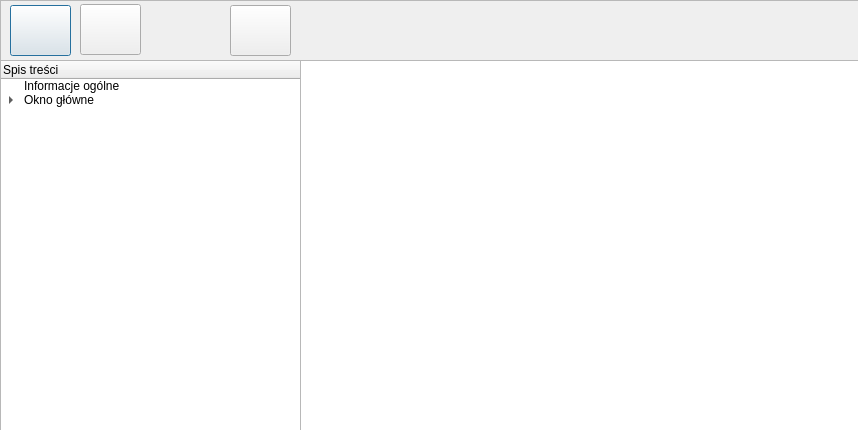
<?xml version="1.0" encoding="UTF-8"?>
<ui version="4.0">
 <class>TechnicalSupport</class>
 <widget class="QDialog" name="TechnicalSupport">
  <property name="geometry">
   <rect>
    <x>0</x>
    <y>0</y>
    <width>858</width>
    <height>430</height>
   </rect>
  </property>
  <property name="minimumSize">
   <size>
    <width>858</width>
    <height>430</height>
   </size>
  </property>
  <property name="maximumSize">
   <size>
    <width>858</width>
    <height>430</height>
   </size>
  </property>
  <property name="windowTitle">
   <string>Dialog</string>
  </property>
  <widget class="QTreeWidget" name="treeWidget">
   <property name="geometry">
    <rect>
     <x>0</x>
     <y>60</y>
     <width>301</width>
     <height>371</height>
    </rect>
   </property>
   <property name="minimumSize">
    <size>
     <width>301</width>
     <height>371</height>
    </size>
   </property>
   <property name="maximumSize">
    <size>
     <width>301</width>
     <height>371</height>
    </size>
   </property>
   <property name="editTriggers">
    <set>QAbstractItemView::SelectedClicked</set>
   </property>
   <column>
    <property name="text">
     <string>Spis treści</string>
    </property>
   </column>
   <item>
    <property name="text">
     <string>Informacje ogólne</string>
    </property>
   </item>
   <item>
    <property name="text">
     <string>Okno główne</string>
    </property>
    <item>
     <property name="text">
      <string>Menu</string>
     </property>
     <item>
      <property name="text">
       <string>Plik</string>
      </property>
     </item>
     <item>
      <property name="text">
       <string>Pomoc</string>
      </property>
     </item>
    </item>
    <item>
     <property name="text">
      <string>Ustawianie przedziału czasowego</string>
     </property>
    </item>
    <item>
     <property name="text">
      <string>Wybór raportu</string>
     </property>
    </item>
    <item>
     <property name="text">
      <string>Tabela raportu</string>
     </property>
    </item>
    <item>
     <property name="text">
      <string>Komunikaty aplikacji</string>
     </property>
    </item>
   </item>
  </widget>
  <widget class="QStackedWidget" name="stackedWidget">
   <property name="geometry">
    <rect>
     <x>300</x>
     <y>60</y>
     <width>561</width>
     <height>381</height>
    </rect>
   </property>
   <widget class="QWidget" name="generalInformation">
    <widget class="QTextBrowser" name="textGeneralInformation">
     <property name="geometry">
      <rect>
       <x>0</x>
       <y>0</y>
       <width>561</width>
       <height>371</height>
      </rect>
     </property>
     <property name="minimumSize">
      <size>
       <width>561</width>
       <height>371</height>
      </size>
     </property>
     <property name="maximumSize">
      <size>
       <width>561</width>
       <height>371</height>
      </size>
     </property>
     <property name="html">
      <string>&lt;!DOCTYPE HTML PUBLIC &quot;-//W3C//DTD HTML 4.0//EN&quot; &quot;http://www.w3.org/TR/REC-html40/strict.dtd&quot;&gt;
&lt;html&gt;&lt;head&gt;&lt;meta name=&quot;qrichtext&quot; content=&quot;1&quot; /&gt;&lt;style type=&quot;text/css&quot;&gt;
p, li { white-space: pre-wrap; }
&lt;/style&gt;&lt;/head&gt;&lt;body style=&quot; font-family:'MS Shell Dlg 2'; font-size:8.25pt; font-weight:400; font-style:normal;&quot;&gt;
&lt;p align=&quot;justify&quot; style=&quot;-qt-paragraph-type:empty; margin-top:0px; margin-bottom:12px; margin-left:0px; margin-right:0px; -qt-block-indent:0; text-indent:0px;&quot;&gt;&lt;br /&gt;&lt;/p&gt;&lt;/body&gt;&lt;/html&gt;</string>
     </property>
    </widget>
   </widget>
   <widget class="QWidget" name="mainScreen">
    <widget class="QTextBrowser" name="textMainScreen">
     <property name="geometry">
      <rect>
       <x>0</x>
       <y>0</y>
       <width>561</width>
       <height>371</height>
      </rect>
     </property>
     <property name="html">
      <string>&lt;!DOCTYPE HTML PUBLIC &quot;-//W3C//DTD HTML 4.0//EN&quot; &quot;http://www.w3.org/TR/REC-html40/strict.dtd&quot;&gt;
&lt;html&gt;&lt;head&gt;&lt;meta name=&quot;qrichtext&quot; content=&quot;1&quot; /&gt;&lt;style type=&quot;text/css&quot;&gt;
p, li { white-space: pre-wrap; }
&lt;/style&gt;&lt;/head&gt;&lt;body style=&quot; font-family:'MS Shell Dlg 2'; font-size:8.25pt; font-weight:400; font-style:normal;&quot;&gt;
&lt;p style=&quot;-qt-paragraph-type:empty; margin-top:0px; margin-bottom:0px; margin-left:0px; margin-right:0px; -qt-block-indent:0; text-indent:0px;&quot;&gt;&lt;br /&gt;&lt;/p&gt;&lt;/body&gt;&lt;/html&gt;</string>
     </property>
    </widget>
   </widget>
   <widget class="QWidget" name="menu">
    <widget class="QTextBrowser" name="textMenu">
     <property name="geometry">
      <rect>
       <x>0</x>
       <y>0</y>
       <width>561</width>
       <height>371</height>
      </rect>
     </property>
     <property name="html">
      <string>&lt;!DOCTYPE HTML PUBLIC &quot;-//W3C//DTD HTML 4.0//EN&quot; &quot;http://www.w3.org/TR/REC-html40/strict.dtd&quot;&gt;
&lt;html&gt;&lt;head&gt;&lt;meta name=&quot;qrichtext&quot; content=&quot;1&quot; /&gt;&lt;style type=&quot;text/css&quot;&gt;
p, li { white-space: pre-wrap; }
&lt;/style&gt;&lt;/head&gt;&lt;body style=&quot; font-family:'MS Shell Dlg 2'; font-size:8.25pt; font-weight:400; font-style:normal;&quot;&gt;
&lt;p style=&quot;-qt-paragraph-type:empty; margin-top:0px; margin-bottom:0px; margin-left:0px; margin-right:0px; -qt-block-indent:0; text-indent:0px; font-size:8pt;&quot;&gt;&lt;br /&gt;&lt;/p&gt;&lt;/body&gt;&lt;/html&gt;</string>
     </property>
    </widget>
   </widget>
   <widget class="QWidget" name="file">
    <widget class="QTextBrowser" name="textFile">
     <property name="geometry">
      <rect>
       <x>0</x>
       <y>0</y>
       <width>561</width>
       <height>371</height>
      </rect>
     </property>
     <property name="html">
      <string>&lt;!DOCTYPE HTML PUBLIC &quot;-//W3C//DTD HTML 4.0//EN&quot; &quot;http://www.w3.org/TR/REC-html40/strict.dtd&quot;&gt;
&lt;html&gt;&lt;head&gt;&lt;meta name=&quot;qrichtext&quot; content=&quot;1&quot; /&gt;&lt;style type=&quot;text/css&quot;&gt;
p, li { white-space: pre-wrap; }
&lt;/style&gt;&lt;/head&gt;&lt;body style=&quot; font-family:'MS Shell Dlg 2'; font-size:8.25pt; font-weight:400; font-style:normal;&quot;&gt;
&lt;p style=&quot;-qt-paragraph-type:empty; margin-top:0px; margin-bottom:0px; margin-left:0px; margin-right:0px; -qt-block-indent:0; text-indent:0px; font-size:8pt;&quot;&gt;&lt;br /&gt;&lt;/p&gt;&lt;/body&gt;&lt;/html&gt;</string>
     </property>
    </widget>
   </widget>
   <widget class="QWidget" name="help">
    <widget class="QTextBrowser" name="textHelp">
     <property name="geometry">
      <rect>
       <x>0</x>
       <y>0</y>
       <width>561</width>
       <height>371</height>
      </rect>
     </property>
     <property name="html">
      <string>&lt;!DOCTYPE HTML PUBLIC &quot;-//W3C//DTD HTML 4.0//EN&quot; &quot;http://www.w3.org/TR/REC-html40/strict.dtd&quot;&gt;
&lt;html&gt;&lt;head&gt;&lt;meta name=&quot;qrichtext&quot; content=&quot;1&quot; /&gt;&lt;style type=&quot;text/css&quot;&gt;
p, li { white-space: pre-wrap; }
&lt;/style&gt;&lt;/head&gt;&lt;body style=&quot; font-family:'MS Shell Dlg 2'; font-size:8.25pt; font-weight:400; font-style:normal;&quot;&gt;
&lt;p style=&quot;-qt-paragraph-type:empty; margin-top:0px; margin-bottom:0px; margin-left:0px; margin-right:0px; -qt-block-indent:0; text-indent:0px; font-size:8pt;&quot;&gt;&lt;br /&gt;&lt;/p&gt;&lt;/body&gt;&lt;/html&gt;</string>
     </property>
    </widget>
   </widget>
   <widget class="QWidget" name="setDate">
    <widget class="QTextBrowser" name="textSetDate">
     <property name="geometry">
      <rect>
       <x>0</x>
       <y>0</y>
       <width>561</width>
       <height>371</height>
      </rect>
     </property>
     <property name="html">
      <string>&lt;!DOCTYPE HTML PUBLIC &quot;-//W3C//DTD HTML 4.0//EN&quot; &quot;http://www.w3.org/TR/REC-html40/strict.dtd&quot;&gt;
&lt;html&gt;&lt;head&gt;&lt;meta name=&quot;qrichtext&quot; content=&quot;1&quot; /&gt;&lt;style type=&quot;text/css&quot;&gt;
p, li { white-space: pre-wrap; }
&lt;/style&gt;&lt;/head&gt;&lt;body style=&quot; font-family:'MS Shell Dlg 2'; font-size:8.25pt; font-weight:400; font-style:normal;&quot;&gt;
&lt;p style=&quot;-qt-paragraph-type:empty; margin-top:0px; margin-bottom:0px; margin-left:0px; margin-right:0px; -qt-block-indent:0; text-indent:0px;&quot;&gt;&lt;br /&gt;&lt;/p&gt;&lt;/body&gt;&lt;/html&gt;</string>
     </property>
    </widget>
   </widget>
   <widget class="QWidget" name="reports">
    <widget class="QTextBrowser" name="textReports">
     <property name="geometry">
      <rect>
       <x>0</x>
       <y>0</y>
       <width>561</width>
       <height>371</height>
      </rect>
     </property>
     <property name="html">
      <string>&lt;!DOCTYPE HTML PUBLIC &quot;-//W3C//DTD HTML 4.0//EN&quot; &quot;http://www.w3.org/TR/REC-html40/strict.dtd&quot;&gt;
&lt;html&gt;&lt;head&gt;&lt;meta name=&quot;qrichtext&quot; content=&quot;1&quot; /&gt;&lt;style type=&quot;text/css&quot;&gt;
p, li { white-space: pre-wrap; }
&lt;/style&gt;&lt;/head&gt;&lt;body style=&quot; font-family:'MS Shell Dlg 2'; font-size:8.25pt; font-weight:400; font-style:normal;&quot;&gt;
&lt;p style=&quot;-qt-paragraph-type:empty; margin-top:0px; margin-bottom:0px; margin-left:0px; margin-right:0px; -qt-block-indent:0; text-indent:0px;&quot;&gt;&lt;br /&gt;&lt;/p&gt;&lt;/body&gt;&lt;/html&gt;</string>
     </property>
    </widget>
   </widget>
   <widget class="QWidget" name="reportTable">
    <widget class="QTextBrowser" name="textReportTable">
     <property name="geometry">
      <rect>
       <x>0</x>
       <y>0</y>
       <width>561</width>
       <height>371</height>
      </rect>
     </property>
     <property name="html">
      <string>&lt;!DOCTYPE HTML PUBLIC &quot;-//W3C//DTD HTML 4.0//EN&quot; &quot;http://www.w3.org/TR/REC-html40/strict.dtd&quot;&gt;
&lt;html&gt;&lt;head&gt;&lt;meta name=&quot;qrichtext&quot; content=&quot;1&quot; /&gt;&lt;style type=&quot;text/css&quot;&gt;
p, li { white-space: pre-wrap; }
&lt;/style&gt;&lt;/head&gt;&lt;body style=&quot; font-family:'MS Shell Dlg 2'; font-size:8.25pt; font-weight:400; font-style:normal;&quot;&gt;
&lt;p style=&quot;-qt-paragraph-type:empty; margin-top:0px; margin-bottom:0px; margin-left:0px; margin-right:0px; -qt-block-indent:0; text-indent:0px; font-size:8pt;&quot;&gt;&lt;br /&gt;&lt;/p&gt;&lt;/body&gt;&lt;/html&gt;</string>
     </property>
    </widget>
   </widget>
   <widget class="QWidget" name="messages">
    <widget class="QTextBrowser" name="textMessages">
     <property name="geometry">
      <rect>
       <x>0</x>
       <y>0</y>
       <width>561</width>
       <height>371</height>
      </rect>
     </property>
     <property name="html">
      <string>&lt;!DOCTYPE HTML PUBLIC &quot;-//W3C//DTD HTML 4.0//EN&quot; &quot;http://www.w3.org/TR/REC-html40/strict.dtd&quot;&gt;
&lt;html&gt;&lt;head&gt;&lt;meta name=&quot;qrichtext&quot; content=&quot;1&quot; /&gt;&lt;style type=&quot;text/css&quot;&gt;
p, li { white-space: pre-wrap; }
&lt;/style&gt;&lt;/head&gt;&lt;body style=&quot; font-family:'MS Shell Dlg 2'; font-size:8.25pt; font-weight:400; font-style:normal;&quot;&gt;
&lt;p style=&quot;-qt-paragraph-type:empty; margin-top:0px; margin-bottom:0px; margin-left:0px; margin-right:0px; -qt-block-indent:0; text-indent:0px; font-size:8pt;&quot;&gt;&lt;br /&gt;&lt;/p&gt;&lt;/body&gt;&lt;/html&gt;</string>
     </property>
    </widget>
   </widget>
  </widget>
  <widget class="QFrame" name="frame">
   <property name="geometry">
    <rect>
     <x>0</x>
     <y>0</y>
     <width>861</width>
     <height>61</height>
    </rect>
   </property>
   <property name="frameShape">
    <enum>QFrame::StyledPanel</enum>
   </property>
   <property name="frameShadow">
    <enum>QFrame::Raised</enum>
   </property>
   <widget class="QPushButton" name="buttonLeft">
    <property name="geometry">
     <rect>
      <x>10</x>
      <y>5</y>
      <width>61</width>
      <height>51</height>
     </rect>
    </property>
    <property name="text">
     <string/>
    </property>
   </widget>
   <widget class="QPushButton" name="buttonRight">
    <property name="geometry">
     <rect>
      <x>80</x>
      <y>4</y>
      <width>61</width>
      <height>51</height>
     </rect>
    </property>
    <property name="text">
     <string/>
    </property>
   </widget>
   <widget class="QPushButton" name="buttonHome">
    <property name="geometry">
     <rect>
      <x>230</x>
      <y>5</y>
      <width>61</width>
      <height>51</height>
     </rect>
    </property>
    <property name="text">
     <string/>
    </property>
   </widget>
  </widget>
 </widget>
 <resources/>
 <connections/>
</ui>
